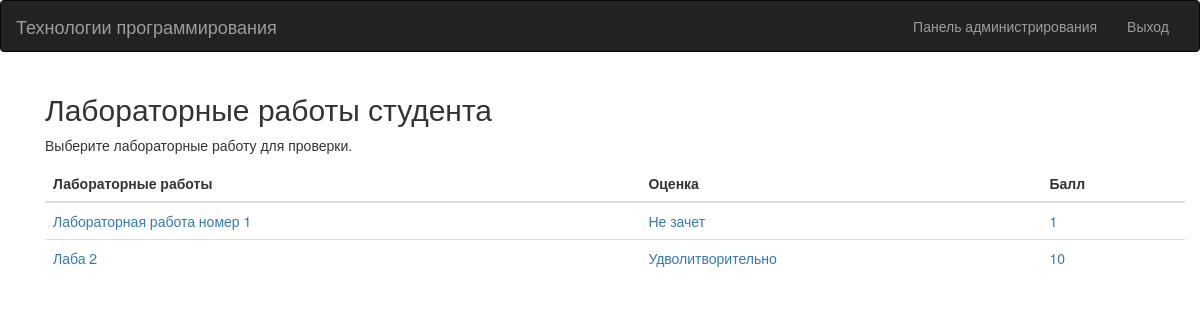
Screenshot of /groups/1/student/1 (signed in) with the database file from the repository.
### technology/models.py (models this page shows, shortened)
class Report(models.Model):
    laboratory = models.ForeignKey('Laboratory', default='', related_name="reports", verbose_name='Отчеты')
    user = models.ForeignKey('UserGroup', default='', verbose_name="Студенты")
    report = models.FileField(upload_to=make_upload_path, verbose_name="Отчет")
    rating = models.IntegerField(default=1, blank=True, null=True, verbose_name="Баллы")
    price = models.CharField(choices=STATUS_CHOICES, max_length=300, blank=True, null=True, verbose_name="Оценка")
    note = models.TextField(verbose_name="Комментарий", default="", blank=True, null=True)
    date_create = models.DateTimeField(auto_now_add=True,  null=True, blank=True)
    class Meta:
        verbose_name = 'Отчет'
        verbose_name_plural = "Отчеты"
        ordering = ['-date_create']

class Laboratory(models.Model):
    name = models.CharField(max_length=300, verbose_name="Название")
    description = RichTextField(verbose_name="Описание")
    max_rating = models.IntegerField(default=1, verbose_name="Максимальный балд")
    variant = models.IntegerField(default=0, verbose_name="Вариант")
    group = models.ForeignKey('Group', default=0, verbose_name="Группа")
    class Meta:
        verbose_name = 'Лабораторная работа'
        verbose_name_plural = "Лабораторные работы"

### technology/views.py (the view)
# urls.py: url(r'^groups/(?P<id_group>[-\w]+)/student/(?P<id>[-\w]+)$', views.student, name='student'),
def student(request, id, id_group):
    if request.user.is_staff:
        context = {'report': Report.objects.filter(user__id=id), 'user': UserGroup.objects.get(user__id=id),
                   'group': Group.objects.get(id=id_group)}
        return TemplateResponse(request, 'teacher/student.html', context)
    else:
        return Http404('<h1>Page not found</h1>')

### templates/teacher/student.html
{% extends 'teacher/base.html' %}
{% block content %}
<div class="container">
  <h2>Лабораторные работы студента {{ student }} </h2>
  <p>Выберите лабораторные работу для проверки. </p>
  <table class="table">
    <thead>
      <tr>
        <th>Лабораторные работы</th>
        <th>Оценка</th>
        <th>Балл</th>
      </tr>
    </thead>
    <tbody>
    {% for reports in report %}
      <tr>
        <td><a href="{% url 'laboratory' id_group=group.id id_student=user.user.id id=reports.id %}">{{ reports.laboratory.name }}</a></td>
        <td><a >{{ reports.price }}</a></td>
        <td><a >{{ reports.rating }}</a></td>
      </tr>
    {% endfor %}
    </tbody>
  </table>
</div>
{% endblock %}

### rows the page displays
Report: laboratory.name "Лабораторная работа номер 1", price "Не зачет", rating "1"
Report: laboratory.name "Лаба 2", price "Удволитворительно", rating "10"
